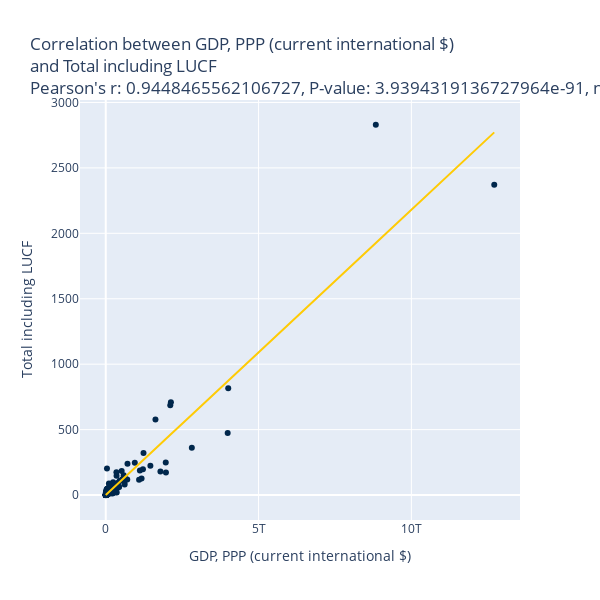

The code cell stored with this chart in its notebook:
### Markdown cell above
Recreate the plot above without log scaling to use as an inset.

### Code cell
build_correlation_plot(df_xy, x, y, p_corr, p_pval).update_layout(
    width=600, height=600
).show()

### Figure 1 — Plotly figure (JSON) as saved in the notebook; plotly's stock layout.template omitted (floating-point values rounded to 4 significant figures; data arrays with more than 128 entries replaced by an {"elided": "..."} marker saying what was removed)
{"data": [{"customdata": {"elided": "186x1 str values"}, "hovertemplate": "GDP, PPP (current international $)=%{x}<br>Total including LUCF=%{y}<br>country=%{customdata[0]}<extra></extra>", "legendgroup": "", "marker": {"color": "#00274C", "symbol": "circle"}, "mode": "markers", "name": "", "orientation": "v", "showlegend": false, "type": "scatter", "x": {"elided": "186 float values"}, "xaxis": "x", "y": {"elided": "186 float values"}, "yaxis": "y"}, {"hovertemplate": "<b>OLS trendline</b><br>y = 2.1802e-10 * x + 0.0763908<br>R<sup>2</sup>=0.892735<br><br>GDP, PPP (current international $)=%{x}<br>Total including LUCF=%{y} <b>(trend)</b><extra></extra>", "legendgroup": "", "line": {"color": "#FFCB05"}, "marker": {"color": "#00274C", "symbol": "circle"}, "mode": "lines", "name": "", "showlegend": false, "type": "scatter", "x": {"elided": "186 float values"}, "xaxis": "x", "y": {"elided": "186 float values"}, "yaxis": "y"}], "layout": {"height": 600, "legend": {"tracegroupgap": 0}, "title": {"text": "Correlation between GDP, PPP (current international $)<br>and Total including LUCF<br>Pearson's r: 0.9448465562106727, P-value: 3.9394319136727964e-91, n=186<br>"}, "width": 600, "xaxis": {"anchor": "y", "domain": [0, 1], "title": {"text": "GDP, PPP (current international $)"}}, "yaxis": {"anchor": "x", "domain": [0, 1], "title": {"text": "Total including LUCF"}}}}
